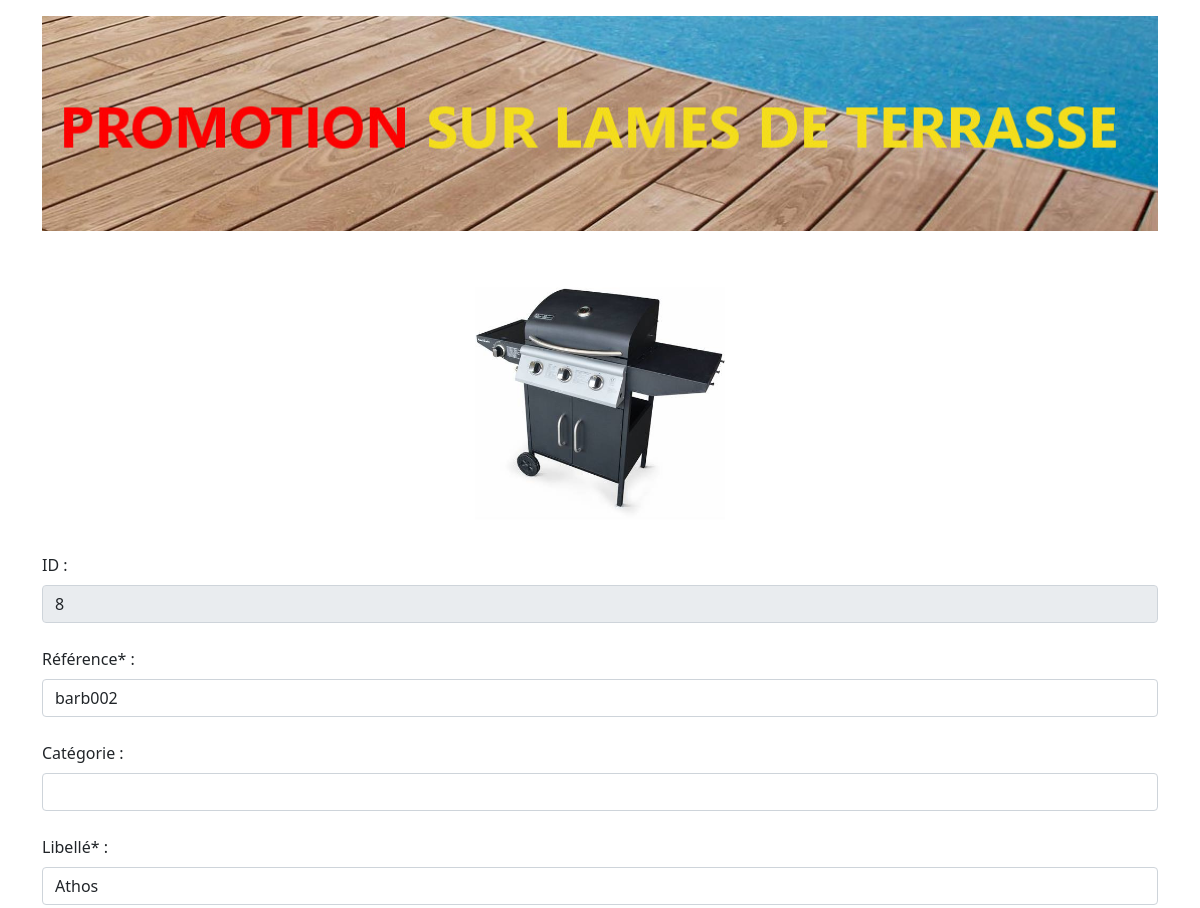
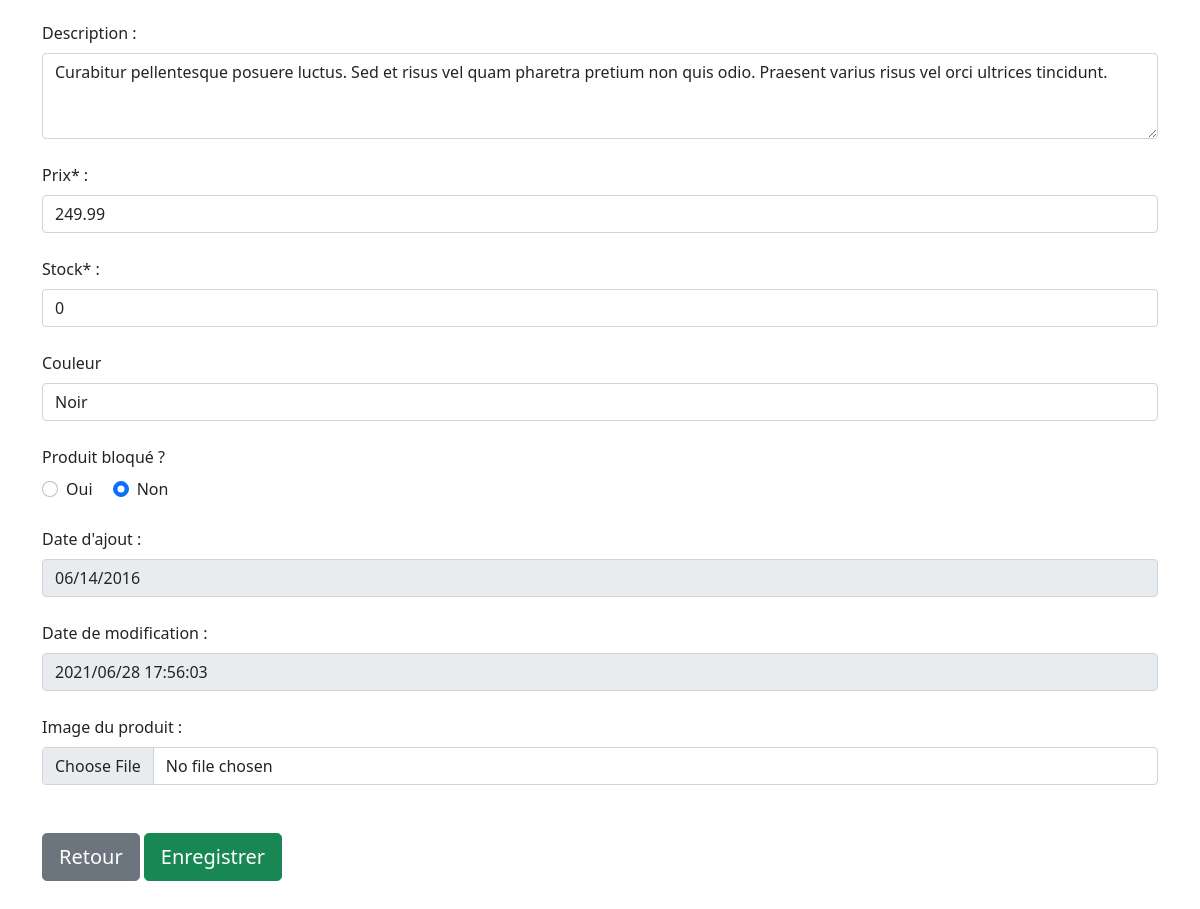
Page /Dw_exo_afpa/Phase 7 - Connexion aux bases de données avec PDO/views/update_form.php?pro_id=8 on the committed database (2 pictures, top to bottom).
### tables this page shows
CREATE TABLE IF NOT EXISTS `produits` (
  `pro_id` int(10) UNSIGNED NOT NULL AUTO_INCREMENT COMMENT 'Clé de la table produits',
  `pro_cat_id` int(10) UNSIGNED NOT NULL COMMENT 'Catégorie du produit',
  `pro_ref` varchar(10) NOT NULL COMMENT 'Référence produit',
  `pro_libelle` varchar(200) NOT NULL COMMENT 'Nom du produit',
  `pro_description` varchar(1000) DEFAULT NULL COMMENT 'Description du produit',
  `pro_prix` decimal(6,2) UNSIGNED NOT NULL COMMENT 'Prix ',
  `pro_stock` int(11) NOT NULL DEFAULT '0' COMMENT 'Nombre d''unités en stock',
  `pro_couleur` varchar(30) DEFAULT NULL COMMENT 'Couleur',
  `pro_photo` varchar(4) DEFAULT 'jpg' COMMENT 'Extension de la photo',
  `pro_d_ajout` date NOT NULL COMMENT 'Date d''ajout',
  `pro_d_modif` datetime DEFAULT NULL COMMENT 'Date de modification',
  `pro_bloque` tinyint(1) DEFAULT NULL COMMENT 'Bloquer le produit à la vente',
  PRIMARY KEY (`pro_id`),
  UNIQUE KEY `idx_pro_ref` (`pro_ref`),
  KEY `fk_produits_cat_id` (`pro_cat_id`)
);

### Dw_exo_afpa/Phase 7 - Connexion aux bases de données avec PDO/views/db_config.php (called while the page is built, shortened)
<?php
    require '../controllers/Database.php';
    $db = isset($db) ? $db : new Database('jarditou');
?>

### Dw_exo_afpa/Phase 7 - Connexion aux bases de données avec PDO/controllers/Database.php (called while the page is built, shortened)
<?php
class Database{
    private $db_name;
    private $db_user;
    private $db_pass;
    private $db_host;
    private $pdo;
    public function __construct($db_name, $db_user = 'root', $db_pass = '', $db_host = 'localhost'){
        $this->db_name = $db_name;
        $this->db_user = $db_user;
        $this->db_pass = $db_pass;
        $this->db_host = $db_host;
    }
    private function getPDO(){
        if ($this->pdo === null) {
            $pdo = new PDO('mysql:host='.$this->db_host.';dbname='.$this->db_name.';charset=utf8', $this->db_user, $this->db_pass);
            $pdo->setAttribute(PDO::ATTR_ERRMODE, PDO::ERRMODE_EXCEPTION);
            $this->pdo = $pdo;
        }
        return $this->pdo;
    }
    public function query($statement, $class_name){
        $request = $this->getPDO()->query($statement);
        $datas = $request->fetchAll(PDO::FETCH_CLASS, $class_name);
        return $datas;
    }
    public function prepare($statement, $arguments, $class_name, $one = false){
        $request = $this->getPDO()->prepare($statement);
        $request->execute($arguments);
        $request->setFetchMode(PDO::FETCH_CLASS, $class_name);
        if($one) {
            $datas = $request->fetch();
        } else $datas = $request->fetchAll();
        return $datas;
    }
}

### Dw_exo_afpa/Phase 7 - Connexion aux bases de données avec PDO/controllers/App.php (called while the page is built, shortened)
<?php
class App{
    public static function getDateTime(){
        return str_replace('-', '/',date("Y-m-d H:i:s"));
    }
}

### Dw_exo_afpa/Phase 7 - Connexion aux bases de données avec PDO/views/update_form.php (the view, shortened to what this page needs)
<?php
    require '../controllers/table/Produit.php';
    require '../controllers/App.php';
    require_once('db_config.php');
    $pro_id = isset($_GET['pro_id']) ? $_GET['pro_id'] : $_POST['prod_id'];
    $produits = $db->prepare("SELECT * FROM produits JOIN categories  ON categories.cat_id = produits.pro_cat_id WHERE pro_id = ?  ", [$pro_id],'App\Table\Produit', true);
    $categories = $db->query("SELECT DISTINCT * FROM categories", 'App\Table\Categorie');
?>
<html lang="fr">
	<head>
		<link href="https://cdn.jsdelivr.net/npm/bootstrap@5.0.0-beta2/dist/css/bootstrap.min.css" rel="stylesheet">
	</head>
	<body class="container">
		<div class="row">
			<img src="<?= isset($file_path) ? $file_path : ''; ?>img/promotion.jpg" class="img-fluid" alt="promo image">
		</div>
        <div class="text-center mt-5">
            <img src="<?= $produits->getIMG() ?>" alt="" width="250">
        </div>
        <form action="../models/update_script.php" method="post" enctype="multipart/form-data">
            <div class="form-group mt-4">
                <label for="prod_id" class="mb-2">ID :</label>
                <input type="text" class="form-control" id="prod_id" name="prod_id" value="<?= $produits->pro_id?>" readonly>
            </div>
            <div class="form-group mt-4">
                <label for="prod_ref" class="mb-2">Référence* :</label>
                <input type="text" class="form-control" id="prod_ref" name="prod_ref" value="<?= isset($_POST['prod_ref']) ? $_POST['prod_ref'] : $produits->pro_ref?>">
            </div>
            <div class="form-group mt-4">
                <label for="prod_cat" class="mb-2">Catégorie :</label>
                <select class="form-control" id="prod_cat" name="prod_cat">
                    <option value = <?= $produits->cat_id ?>><?= $produits->cat_nom ?>
                    <?php foreach($categories as $categorie) : ?>
                    <option value = <?= $categorie->cat_id ?>><?= $categorie->cat_nom ?></option>
                    <?php endforeach; ?>
                </select>
            </div>
            <div class="form-group mt-4">
                <label for="prod_lib" class="mb-2">Libellé* :</label>
                <input type="text" class="form-control" id="prod_lib" name="prod_lib" value="<?= isset($_POST['prod_lib']) ? $_POST['prod_lib'] : $produits->pro_libelle?>">
            </div>
            <div class="form-group mt-4">
                <label for="prod_des" class="mb-2">Description :</label>
                <textarea class="form-control" id="prod_des" rows="3" name="prod_des"><?= $produits->pro_description ?></textarea>
            </div>
            <div class="form-group mt-4">
                <label for="prod_pri" class="mb-2">Prix* :</label>
                <input type="text" class="form-control" id="prod_pri" name="prod_pri" value="<?= isset($_POST['prod_pri']) ? $_POST['prod_pri'] : $produits->pro_prix?>">
            </div>
            <div class="form-group mt-4">
                <label for="prod_sto" class="mb-2">Stock* :</label>
                <input type="text" class="form-control" id="prod_sto" name="prod_sto" value="<?= isset($_POST['prod_sto']) ? $_POST['prod_sto'] : $produits->pro_stock?>">
            </div>
            <div class="form-group mt-4">
                <label for="prod_cou" class="mb-2">Couleur</label>
                <input type="text" class="form-control" id="prod_cou" name="prod_cou" value="<?= isset($_POST['prod_cou']) ? $_POST['prod_cou'] : $produits->pro_couleur?>">
            </div>
            <div class="form-group mt-4">
                <p class="mb-2">Produit bloqué ?</p><?= $produits->radioBlocked(false); ?>
            </div>
            <div class="form-group mt-4">
                <label for="prod_dat" class="mb-2">Date d'ajout :</label>
                <input type="date" class="form-control" id="prod_dat" name="prod_dat" value="<?= $produits->pro_d_ajout?>" readonly>
            </div>
            <div class="form-group mt-4">
                <label for="prod_dat_mod" class="mb-2">Date de modification :</label>
                <input type="text" class="form-control" id="prod_dat_mod" name="prod_dat_mod" value="<?= App::getDateTime();?>" readonly>
            </div>
            <div class="form-group mt-4">
                <label for="prod_pic" class="mb-2">Image du produit :</label>
                <input type="file" class="form-control" id="prod_pic" name="prod_pic">
            </div>
            <div class="my-5">
                <a href="details.php?pro_id=<?= $produits->pro_id ?>" class="btn btn-secondary btn-lg">Retour</a>
                <button type="submit" class="btn btn-success btn-lg">Enregistrer</button>
            </div>
        </form>
	</body>
</html>

### rows in the picture
produits: prod_id "8", prod_ref "barb002", prod_lib "Athos", prod_des "Curabitur pellentesque posuere luctus. Sed et risus vel quam pharetra pretium non quis odio. Praesent varius risus vel orci ultrices tincidunt.", prod_pri "249.99", prod_sto "0", prod_cou "Noir", prod_dat "06/14/2016"
